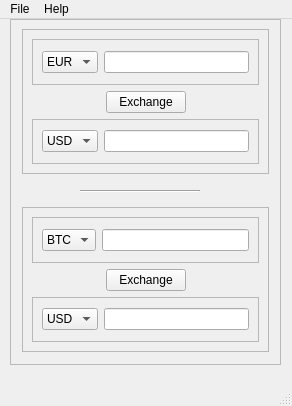
<?xml version="1.0" encoding="UTF-8"?>
<ui version="4.0">
 <class>MainWindow</class>
 <widget class="QMainWindow" name="MainWindow">
  <property name="geometry">
   <rect>
    <x>0</x>
    <y>0</y>
    <width>292</width>
    <height>406</height>
   </rect>
  </property>
  <property name="windowTitle">
   <string>qExchanger</string>
  </property>
  <property name="windowIcon">
   <iconset resource="icons.qrc">
    <normaloff>:/images/snimki/icons8_estimate_96_H72_icon.ico</normaloff>:/images/snimki/icons8_estimate_96_H72_icon.ico</iconset>
  </property>
  <widget class="QWidget" name="centralwidget">
   <widget class="QFrame" name="frame">
    <property name="geometry">
     <rect>
      <x>10</x>
      <y>0</y>
      <width>271</width>
      <height>346</height>
     </rect>
    </property>
    <property name="styleSheet">
     <string notr="true"/>
    </property>
    <property name="frameShape">
     <enum>QFrame::StyledPanel</enum>
    </property>
    <property name="frameShadow">
     <enum>QFrame::Raised</enum>
    </property>
    <property name="lineWidth">
     <number>1</number>
    </property>
    <widget class="QFrame" name="frame_8">
     <property name="geometry">
      <rect>
       <x>12</x>
       <y>188</y>
       <width>247</width>
       <height>145</height>
      </rect>
     </property>
     <property name="frameShape">
      <enum>QFrame::StyledPanel</enum>
     </property>
     <property name="frameShadow">
      <enum>QFrame::Raised</enum>
     </property>
     <layout class="QGridLayout" name="gridLayout_11">
      <item row="0" column="0">
       <widget class="QFrame" name="frame_5">
        <property name="frameShape">
         <enum>QFrame::StyledPanel</enum>
        </property>
        <property name="frameShadow">
         <enum>QFrame::Raised</enum>
        </property>
        <layout class="QGridLayout" name="gridLayout_6">
         <item row="0" column="0">
          <layout class="QGridLayout" name="gridLayout_7">
           <item row="0" column="0">
            <widget class="QComboBox" name="firstC_2">
             <item>
              <property name="text">
               <string>BTC</string>
              </property>
              <property name="icon">
               <iconset resource="icons.qrc">
                <normaloff>:/images/snimki/btc-512.png</normaloff>:/images/snimki/btc-512.png</iconset>
              </property>
             </item>
            </widget>
           </item>
           <item row="0" column="1">
            <widget class="QLineEdit" name="firstCINP_2"/>
           </item>
          </layout>
         </item>
        </layout>
       </widget>
      </item>
      <item row="1" column="0">
       <layout class="QGridLayout" name="gridLayout_8">
        <item row="0" column="0">
         <spacer name="horizontalSpacer_3">
          <property name="orientation">
           <enum>Qt::Horizontal</enum>
          </property>
          <property name="sizeHint" stdset="0">
           <size>
            <width>40</width>
            <height>20</height>
           </size>
          </property>
         </spacer>
        </item>
        <item row="0" column="1">
         <widget class="QPushButton" name="exchange_2">
          <property name="text">
           <string>Exchange</string>
          </property>
         </widget>
        </item>
        <item row="0" column="2">
         <spacer name="horizontalSpacer_4">
          <property name="orientation">
           <enum>Qt::Horizontal</enum>
          </property>
          <property name="sizeHint" stdset="0">
           <size>
            <width>40</width>
            <height>20</height>
           </size>
          </property>
         </spacer>
        </item>
       </layout>
      </item>
      <item row="2" column="0">
       <widget class="QFrame" name="frame_7">
        <property name="frameShape">
         <enum>QFrame::StyledPanel</enum>
        </property>
        <property name="frameShadow">
         <enum>QFrame::Raised</enum>
        </property>
        <layout class="QGridLayout" name="gridLayout_9">
         <item row="0" column="0">
          <layout class="QGridLayout" name="gridLayout_10">
           <item row="0" column="0">
            <widget class="QComboBox" name="secondC_2">
             <item>
              <property name="text">
               <string>USD</string>
              </property>
              <property name="icon">
               <iconset resource="icons.qrc">
                <normaloff>:/images/snimki/1280px-Flag_of_the_United_States.svg.png</normaloff>:/images/snimki/1280px-Flag_of_the_United_States.svg.png</iconset>
              </property>
             </item>
             <item>
              <property name="text">
               <string>EUR</string>
              </property>
              <property name="icon">
               <iconset resource="icons.qrc">
                <normaloff>:/images/snimki/eu-flag-png-download-pngwebpjpg-600.png</normaloff>:/images/snimki/eu-flag-png-download-pngwebpjpg-600.png</iconset>
              </property>
             </item>
             <item>
              <property name="text">
               <string>BGN</string>
              </property>
              <property name="icon">
               <iconset resource="icons.qrc">
                <normaloff>:/images/snimki/flag-400.png</normaloff>:/images/snimki/flag-400.png</iconset>
              </property>
             </item>
             <item>
              <property name="text">
               <string>RUB</string>
              </property>
              <property name="icon">
               <iconset resource="icons.qrc">
                <normaloff>:/images/snimki/russia-400.png</normaloff>:/images/snimki/russia-400.png</iconset>
              </property>
             </item>
             <item>
              <property name="text">
               <string>INR</string>
              </property>
              <property name="icon">
               <iconset resource="icons.qrc">
                <normaloff>:/images/snimki/Flag_of_India.png</normaloff>:/images/snimki/Flag_of_India.png</iconset>
              </property>
             </item>
            </widget>
           </item>
           <item row="0" column="1">
            <widget class="QLineEdit" name="secondCOUT_2">
             <property name="readOnly">
              <bool>true</bool>
             </property>
            </widget>
           </item>
          </layout>
         </item>
        </layout>
       </widget>
      </item>
     </layout>
    </widget>
    <widget class="QFrame" name="frame_9">
     <property name="geometry">
      <rect>
       <x>12</x>
       <y>10</y>
       <width>247</width>
       <height>145</height>
      </rect>
     </property>
     <property name="frameShape">
      <enum>QFrame::StyledPanel</enum>
     </property>
     <property name="frameShadow">
      <enum>QFrame::Raised</enum>
     </property>
     <layout class="QGridLayout" name="gridLayout_12">
      <item row="0" column="0">
       <widget class="QFrame" name="frame_2">
        <property name="frameShape">
         <enum>QFrame::StyledPanel</enum>
        </property>
        <property name="frameShadow">
         <enum>QFrame::Raised</enum>
        </property>
        <layout class="QGridLayout" name="gridLayout_4">
         <item row="0" column="0">
          <layout class="QGridLayout" name="gridLayout_2">
           <item row="0" column="0">
            <widget class="QComboBox" name="firstC">
             <item>
              <property name="text">
               <string>EUR</string>
              </property>
              <property name="icon">
               <iconset resource="icons.qrc">
                <normaloff>:/images/snimki/eu-flag-png-download-pngwebpjpg-600.png</normaloff>:/images/snimki/eu-flag-png-download-pngwebpjpg-600.png</iconset>
              </property>
             </item>
             <item>
              <property name="text">
               <string>USD</string>
              </property>
              <property name="icon">
               <iconset resource="icons.qrc">
                <normaloff>:/images/snimki/1280px-Flag_of_the_United_States.svg.png</normaloff>:/images/snimki/1280px-Flag_of_the_United_States.svg.png</iconset>
              </property>
             </item>
             <item>
              <property name="text">
               <string>BGN</string>
              </property>
              <property name="icon">
               <iconset resource="icons.qrc">
                <normaloff>:/images/snimki/flag-400.png</normaloff>:/images/snimki/flag-400.png</iconset>
              </property>
             </item>
             <item>
              <property name="text">
               <string>RUB</string>
              </property>
              <property name="icon">
               <iconset resource="icons.qrc">
                <normaloff>:/images/snimki/russia-400.png</normaloff>:/images/snimki/russia-400.png</iconset>
              </property>
             </item>
             <item>
              <property name="text">
               <string>HRK</string>
              </property>
              <property name="icon">
               <iconset resource="icons.qrc">
                <normaloff>:/images/snimki/1280px-Flag_of_Croatia.svg.png</normaloff>:/images/snimki/1280px-Flag_of_Croatia.svg.png</iconset>
              </property>
             </item>
             <item>
              <property name="text">
               <string>INR</string>
              </property>
              <property name="icon">
               <iconset resource="icons.qrc">
                <normaloff>:/images/snimki/Flag_of_India.png</normaloff>:/images/snimki/Flag_of_India.png</iconset>
              </property>
             </item>
             <item>
              <property name="text">
               <string>NOK</string>
              </property>
              <property name="icon">
               <iconset resource="icons.qrc">
                <normaloff>:/images/snimki/norway-400.png</normaloff>:/images/snimki/norway-400.png</iconset>
              </property>
             </item>
             <item>
              <property name="text">
               <string>PLN</string>
              </property>
              <property name="icon">
               <iconset resource="icons.qrc">
                <normaloff>:/images/snimki/poland-400.png</normaloff>:/images/snimki/poland-400.png</iconset>
              </property>
             </item>
             <item>
              <property name="text">
               <string>TRY</string>
              </property>
              <property name="icon">
               <iconset resource="icons.qrc">
                <normaloff>:/images/snimki/turkey-400.png</normaloff>:/images/snimki/turkey-400.png</iconset>
              </property>
             </item>
            </widget>
           </item>
           <item row="0" column="1">
            <widget class="QLineEdit" name="firstCINP">
             <property name="inputMask">
              <string/>
             </property>
            </widget>
           </item>
          </layout>
         </item>
        </layout>
       </widget>
      </item>
      <item row="1" column="0">
       <layout class="QGridLayout" name="gridLayout_5">
        <item row="0" column="0">
         <spacer name="horizontalSpacer">
          <property name="orientation">
           <enum>Qt::Horizontal</enum>
          </property>
          <property name="sizeHint" stdset="0">
           <size>
            <width>40</width>
            <height>20</height>
           </size>
          </property>
         </spacer>
        </item>
        <item row="0" column="1">
         <widget class="QPushButton" name="exchange">
          <property name="text">
           <string>Exchange</string>
          </property>
         </widget>
        </item>
        <item row="0" column="2">
         <spacer name="horizontalSpacer_2">
          <property name="orientation">
           <enum>Qt::Horizontal</enum>
          </property>
          <property name="sizeHint" stdset="0">
           <size>
            <width>40</width>
            <height>20</height>
           </size>
          </property>
         </spacer>
        </item>
       </layout>
      </item>
      <item row="2" column="0">
       <widget class="QFrame" name="frame_3">
        <property name="frameShape">
         <enum>QFrame::StyledPanel</enum>
        </property>
        <property name="frameShadow">
         <enum>QFrame::Raised</enum>
        </property>
        <layout class="QGridLayout" name="gridLayout_3">
         <item row="0" column="0">
          <layout class="QGridLayout" name="gridLayout">
           <item row="0" column="0">
            <widget class="QComboBox" name="secondC">
             <item>
              <property name="text">
               <string>USD</string>
              </property>
              <property name="icon">
               <iconset resource="icons.qrc">
                <normaloff>:/images/snimki/1280px-Flag_of_the_United_States.svg.png</normaloff>:/images/snimki/1280px-Flag_of_the_United_States.svg.png</iconset>
              </property>
             </item>
             <item>
              <property name="text">
               <string>EUR</string>
              </property>
              <property name="icon">
               <iconset resource="icons.qrc">
                <normaloff>:/images/snimki/eu-flag-png-download-pngwebpjpg-600.png</normaloff>:/images/snimki/eu-flag-png-download-pngwebpjpg-600.png</iconset>
              </property>
             </item>
             <item>
              <property name="text">
               <string>BGN</string>
              </property>
              <property name="icon">
               <iconset resource="icons.qrc">
                <normaloff>:/images/snimki/flag-400.png</normaloff>:/images/snimki/flag-400.png</iconset>
              </property>
             </item>
             <item>
              <property name="text">
               <string>RUB</string>
              </property>
              <property name="icon">
               <iconset resource="icons.qrc">
                <normaloff>:/images/snimki/russia-400.png</normaloff>:/images/snimki/russia-400.png</iconset>
              </property>
             </item>
             <item>
              <property name="text">
               <string>HRK</string>
              </property>
              <property name="icon">
               <iconset resource="icons.qrc">
                <normaloff>:/images/snimki/1280px-Flag_of_Croatia.svg.png</normaloff>:/images/snimki/1280px-Flag_of_Croatia.svg.png</iconset>
              </property>
             </item>
             <item>
              <property name="text">
               <string>INR</string>
              </property>
              <property name="icon">
               <iconset resource="icons.qrc">
                <normaloff>:/images/snimki/Flag_of_India.png</normaloff>:/images/snimki/Flag_of_India.png</iconset>
              </property>
             </item>
             <item>
              <property name="text">
               <string>NOK</string>
              </property>
              <property name="icon">
               <iconset resource="icons.qrc">
                <normaloff>:/images/snimki/norway-400.png</normaloff>:/images/snimki/norway-400.png</iconset>
              </property>
             </item>
             <item>
              <property name="text">
               <string>PLN</string>
              </property>
              <property name="icon">
               <iconset resource="icons.qrc">
                <normaloff>:/images/snimki/poland-400.png</normaloff>:/images/snimki/poland-400.png</iconset>
              </property>
             </item>
             <item>
              <property name="text">
               <string>TRY</string>
              </property>
              <property name="icon">
               <iconset resource="icons.qrc">
                <normaloff>:/images/snimki/turkey-400.png</normaloff>:/images/snimki/turkey-400.png</iconset>
              </property>
             </item>
            </widget>
           </item>
           <item row="0" column="1">
            <widget class="QLineEdit" name="secondCOUT">
             <property name="readOnly">
              <bool>true</bool>
             </property>
            </widget>
           </item>
          </layout>
         </item>
        </layout>
       </widget>
      </item>
     </layout>
    </widget>
    <widget class="Line" name="line">
     <property name="geometry">
      <rect>
       <x>70</x>
       <y>162</y>
       <width>120</width>
       <height>20</height>
      </rect>
     </property>
     <property name="orientation">
      <enum>Qt::Horizontal</enum>
     </property>
    </widget>
   </widget>
  </widget>
  <widget class="QMenuBar" name="menubar">
   <property name="geometry">
    <rect>
     <x>0</x>
     <y>0</y>
     <width>292</width>
     <height>21</height>
    </rect>
   </property>
   <widget class="QMenu" name="menuFile">
    <property name="title">
     <string>File</string>
    </property>
    <widget class="QMenu" name="menuSeparator">
     <property name="title">
      <string>Separator</string>
     </property>
     <addaction name="actiontext"/>
     <addaction name="separator"/>
     <addaction name="actionDot"/>
     <addaction name="actionComma"/>
    </widget>
    <addaction name="themes"/>
    <addaction name="btc"/>
    <addaction name="separator"/>
    <addaction name="menuSeparator"/>
    <addaction name="separator"/>
    <addaction name="exit"/>
   </widget>
   <widget class="QMenu" name="menuHelp">
    <property name="title">
     <string>Help</string>
    </property>
    <addaction name="actionAbout"/>
    <addaction name="separator"/>
    <addaction name="actionRates"/>
   </widget>
   <addaction name="menuFile"/>
   <addaction name="menuHelp"/>
  </widget>
  <widget class="QStatusBar" name="statusbar"/>
  <action name="themes">
   <property name="checkable">
    <bool>true</bool>
   </property>
   <property name="text">
    <string>Dark Mode</string>
   </property>
  </action>
  <action name="btc">
   <property name="checkable">
    <bool>true</bool>
   </property>
   <property name="checked">
    <bool>false</bool>
   </property>
   <property name="text">
    <string>BTC</string>
   </property>
  </action>
  <action name="exit">
   <property name="text">
    <string>Exit</string>
   </property>
   <property name="shortcut">
    <string>Ctrl+Q</string>
   </property>
  </action>
  <action name="actionAbout">
   <property name="text">
    <string>About</string>
   </property>
   <property name="shortcut">
    <string>F1</string>
   </property>
  </action>
  <action name="actionAbout_Qt">
   <property name="text">
    <string>About Qt</string>
   </property>
  </action>
  <action name="actiontext">
   <property name="text">
    <string>Choose a default separator</string>
   </property>
  </action>
  <action name="actionDot">
   <property name="checkable">
    <bool>false</bool>
   </property>
   <property name="checked">
    <bool>false</bool>
   </property>
   <property name="text">
    <string>Dot</string>
   </property>
  </action>
  <action name="actionComma">
   <property name="checkable">
    <bool>false</bool>
   </property>
   <property name="checked">
    <bool>false</bool>
   </property>
   <property name="text">
    <string>Comma</string>
   </property>
  </action>
  <action name="actionRates">
   <property name="text">
    <string>Rates</string>
   </property>
  </action>
 </widget>
 <resources>
  <include location="icons.qrc"/>
 </resources>
 <connections>
  <connection>
   <sender>exit</sender>
   <signal>triggered()</signal>
   <receiver>MainWindow</receiver>
   <slot>close()</slot>
   <hints>
    <hint type="sourcelabel">
     <x>-1</x>
     <y>-1</y>
    </hint>
    <hint type="destinationlabel">
     <x>205</x>
     <y>244</y>
    </hint>
   </hints>
  </connection>
 </connections>
</ui>
